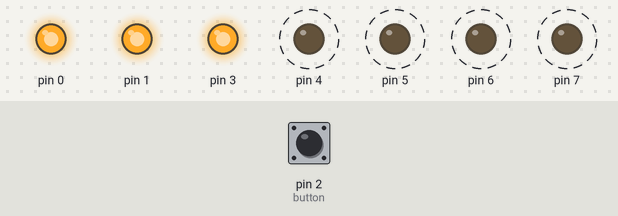
The sketch below on a simulated Arduino Uno, built with avr-gcc and run on an emulated ATmega328P. Shown: output pins drawn as LEDs (lit = HIGH). Dashed ring = blinking. The inputs (shaded band) are chosen by the test bench; at power-on: pin 2 (button) HIGH.

Above: at 1.2 s.
1.3 s: pin 2 (button) pulled LOW for 0.15 s
At 1.9 s:
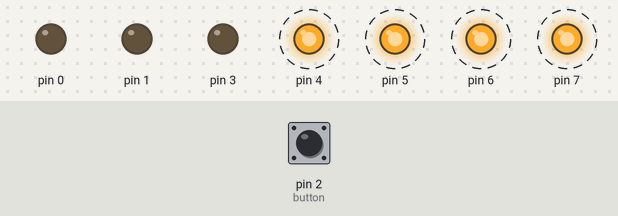
Timing chart, 0 to 10.3 s (numbered marks = the images above; inputs shaded):
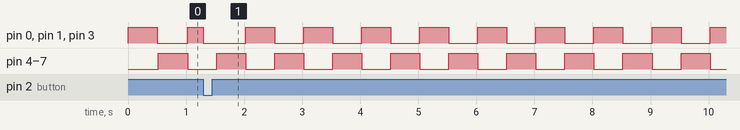

Measured:
- by itself, pin 0, pin 1, pin 3: repeats every 1.0 s: HIGH 0.50 s, LOW 0.50 s
- by itself, pin 4–7: alternates HIGH for 0.50 s and LOW for 0.50 s

The sketch:

tugas165.ino
```cpp
// (licence header left out)
#define button 2
void setup() {
//assignment secara PIN untuk output LED, memakai pin 2-9
	pinMode(0, OUTPUT);
	pinMode(1, OUTPUT);
	pinMode(2, INPUT);
	pinMode(3, OUTPUT);
	pinMode(4, OUTPUT);
	pinMode(5, OUTPUT);
	pinMode(6, OUTPUT);
	pinMode(7, OUTPUT);
	pinMode(button,INPUT);
	attachInterrupt(digitalPinToInterrupt(button),LEDOff,FALLING);
}

void LEDOff(){
//Ketika button interrupt, LED harus mati untuk semuanya
	for (int i = 0; i < 8; i++) {
		digitalWrite(i, LOW); //off
	}
	delay(5000); //jeda 250
}

void loop() {
	// Assign output untuk LED
	//untuk pola pertama (kiri) harus ON
	for (int i = 0; i < 4; i++) {
		digitalWrite(i, HIGH);
	}
	//untuk pola kedua (kanan) harus OFF
	for (int i = 4; i < 8; i++) {
		digitalWrite(i, LOW);
	}
	delay(500); //delay 500ms
	// Untuk kasus ke 2, pola 2, kanan
	//ke bawah sama saja seperti yang di atas, hanya inverse saja
	for (int i = 0; i < 4; i++) {
		digitalWrite(i, LOW);
	}
	for (int i = 4; i < 8; i++) {
		digitalWrite(i, HIGH);
	}
	delay(500); //delay 500ms
}
```
